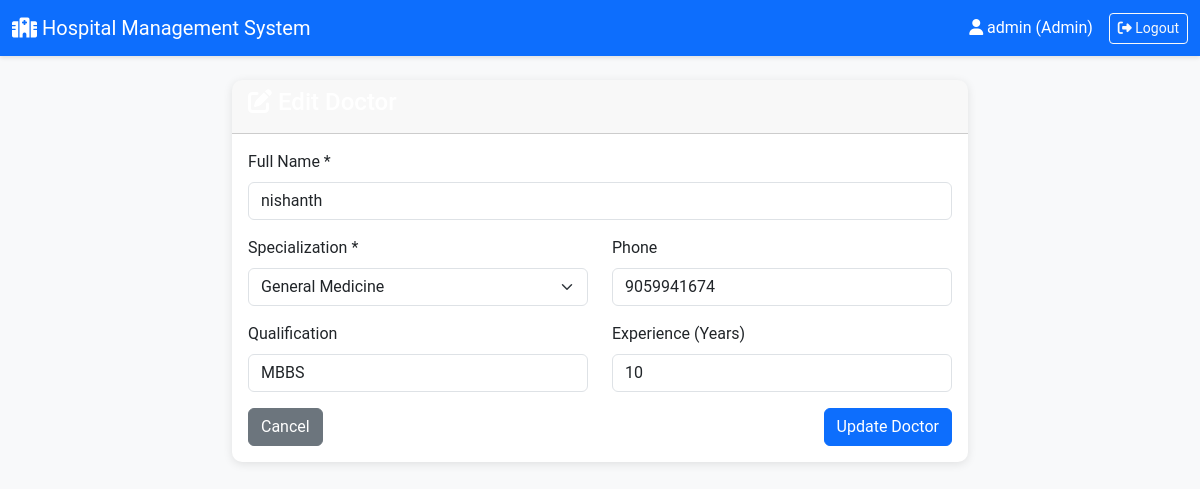
/admin/doctor/edit/1 (signed in), run on the app's committed database.
### app.py (models this page shows)
class Doctor(db.Model):
    id = db.Column(db.Integer, primary_key=True)
    user_id = db.Column(db.Integer, db.ForeignKey('user.id'), nullable=False)
    full_name = db.Column(db.String(100), nullable=False)
    specialization_id = db.Column(db.Integer, db.ForeignKey('department.id'), nullable=False)
    phone = db.Column(db.String(15))
    qualification = db.Column(db.String(200))
    experience_years = db.Column(db.Integer)
    is_active = db.Column(db.Boolean, default=True)
    user = db.relationship('User', backref='doctor_profile')
    appointments = db.relationship('Appointment', backref='doctor', lazy=True)
    availability = db.relationship('DoctorAvailability', backref='doctor', lazy=True)

class Department(db.Model):
    id = db.Column(db.Integer, primary_key=True)
    name = db.Column(db.String(100), unique=True, nullable=False)
    description = db.Column(db.Text)
    doctors = db.relationship('Doctor', backref='department', lazy=True)

### app.py (the view, shortened to what this page needs)
@app.route('/admin/doctor/edit/<int:id>', methods=['GET', 'POST'])
@login_required
@admin_required
def admin_edit_doctor(id):
    doctor = Doctor.query.get_or_404(id)
    departments = Department.query.all()
    return render_template('admin/edit_doctor.html', doctor=doctor, departments=departments)

### app.py (called while the page is built)
def login_required(func):
    @wraps(func)
    def wrapper(*args, **kwargs):
        if 'user_id' not in session:
            flash("Please log in first.", "warning")
            return redirect(url_for('login'))
        return func(*args, **kwargs)
    return wrapper

def admin_required(func):
    @wraps(func)
    def wrapper(*args, **kwargs):
        if session.get('role') != 'admin':
            flash("Admins only!", "danger")
            return redirect(url_for('index'))
        return func(*args, **kwargs)
    return wrapper

### templates/admin/edit_doctor.html
{% extends "base.html" %}
{% block content %}
<div class="container mt-4">
    <div class="row justify-content-center">
        <div class="col-md-8">
            <div class="card">
                <div class="card-header">
                    <h4><i class="fas fa-edit"></i> Edit Doctor</h4>
                </div>
                <div class="card-body">
                    <form method="POST">
                        <div class="mb-3">
                            <label class="form-label">Full Name *</label>
                            <input type="text" name="full_name" class="form-control" value="{{ doctor.full_name }}" required>
                        </div>
                        <div class="row">
                            <div class="col-md-6 mb-3">
                                <label class="form-label">Specialization *</label>
                                <select name="specialization_id" class="form-select" required>
                                    {% for dept in departments %}
                                    <option value="{{ dept.id }}" {% if dept.id == doctor.specialization_id %}selected{% endif %}>
                                        {{ dept.name }}
                                    </option>
                                    {% endfor %}
                                </select>
                            </div>
                            <div class="col-md-6 mb-3">
                                <label class="form-label">Phone</label>
                                <input type="tel" name="phone" class="form-control" value="{{ doctor.phone }}">
                            </div>
                        </div>
                        <div class="row">
                            <div class="col-md-6 mb-3">
                                <label class="form-label">Qualification</label>
                                <input type="text" name="qualification" class="form-control" value="{{ doctor.qualification }}">
                            </div>
                            <div class="col-md-6 mb-3">
                                <label class="form-label">Experience (Years)</label>
                                <input type="number" name="experience_years" class="form-control" value="{{ doctor.experience_years }}">
                            </div>
                        </div>
                        <div class="d-flex justify-content-between">
                            <a href="{{ url_for('admin_doctors') }}" class="btn btn-secondary">Cancel</a>
                            <button type="submit" class="btn btn-primary">Update Doctor</button>
                        </div>
                    </form>
                </div>
            </div>
        </div>
    </div>
</div>
{% endblock %}

### templates/base.html (style rules this page uses)
body { font-family: 'Roboto', sans-serif; background-color: #f8f9fa; }
.card { border: none; border-radius: 10px; box-shadow: 0 2px 10px rgba(0,0,0,.1); margin-bottom: 20px; }
.card-header { ; color: white; border-radius: 10px 10px 0 0 !important; }

### data on the page
Doctor: full_name "nishanth", specialization_id "General Medicine", phone "9059941674", qualification "MBBS", experience_years "10"

### other printed values
{{ session.username }} "admin"
{{ session.role|capitalize }} "Admin"
